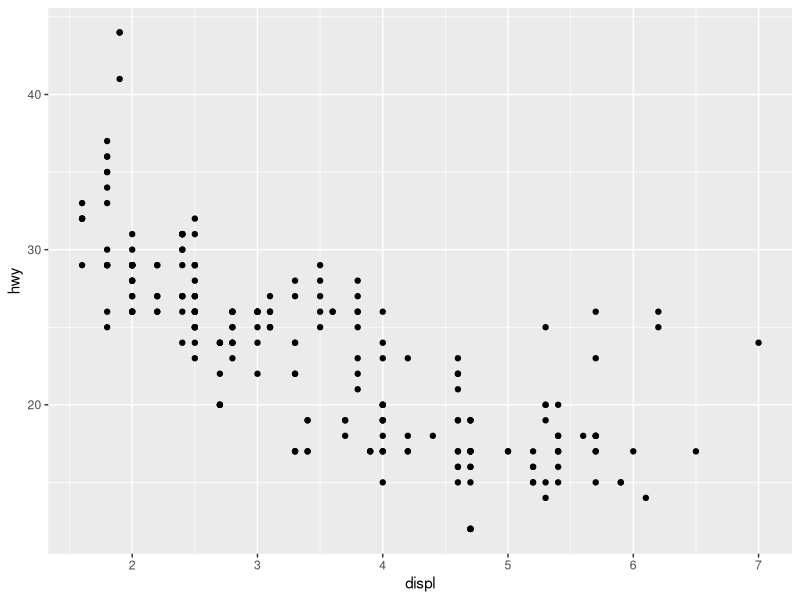
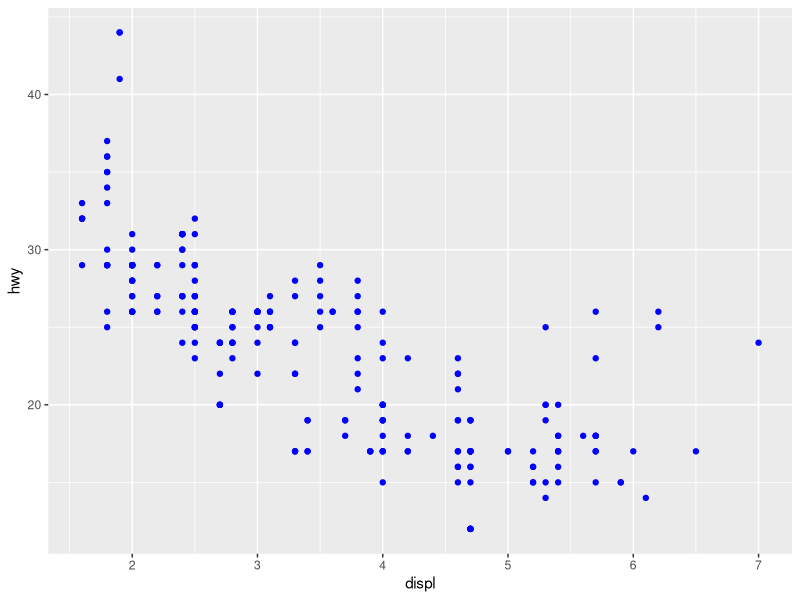
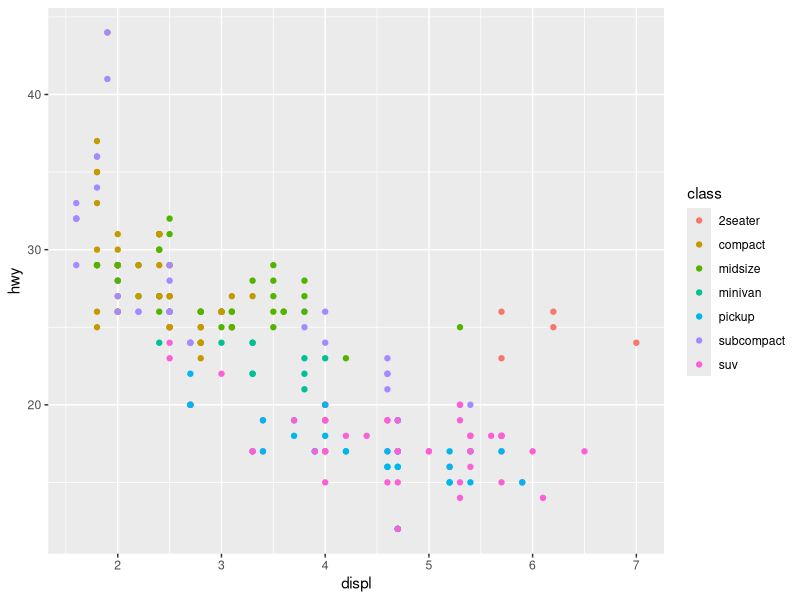
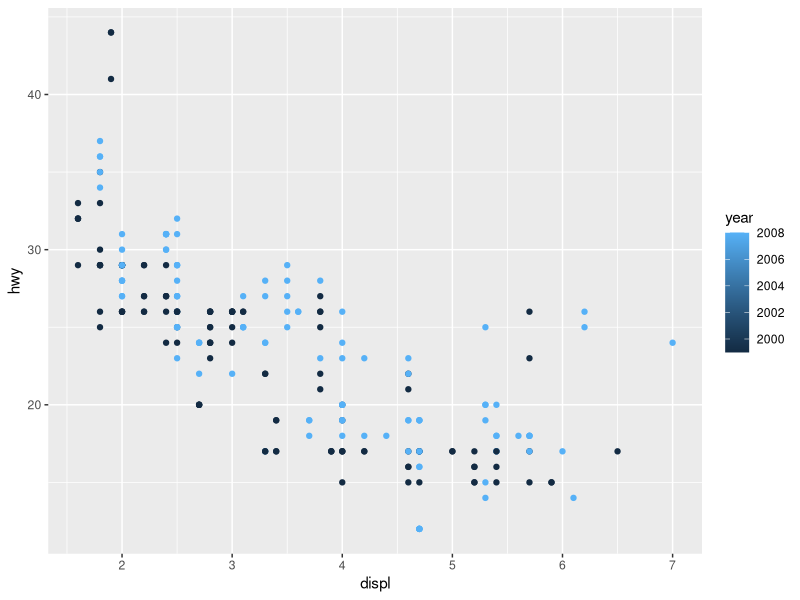
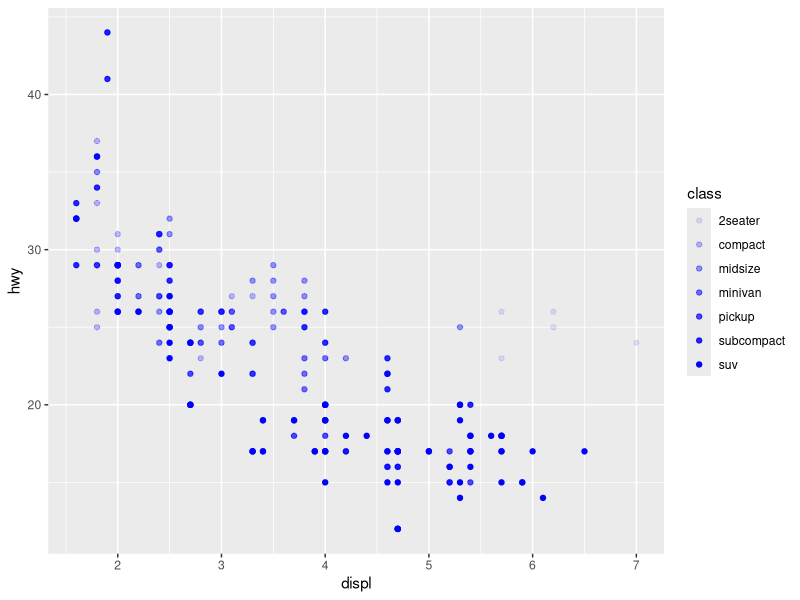
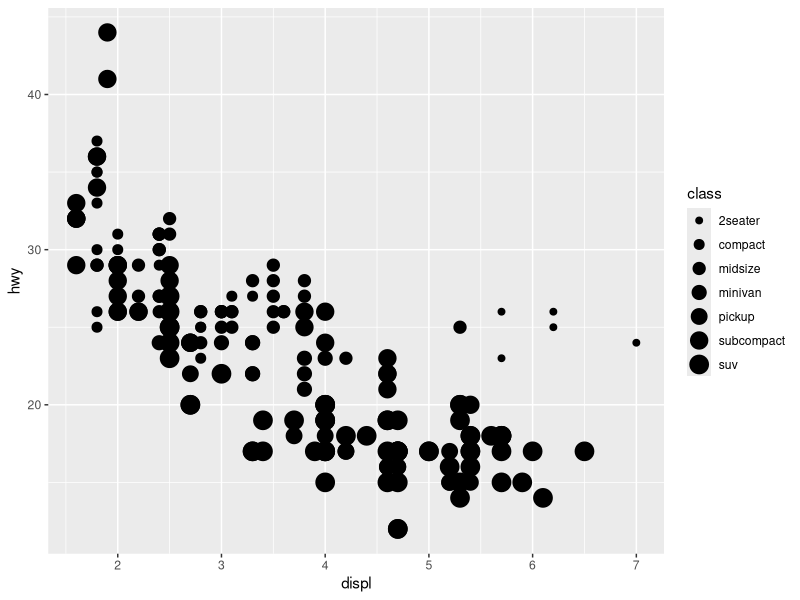
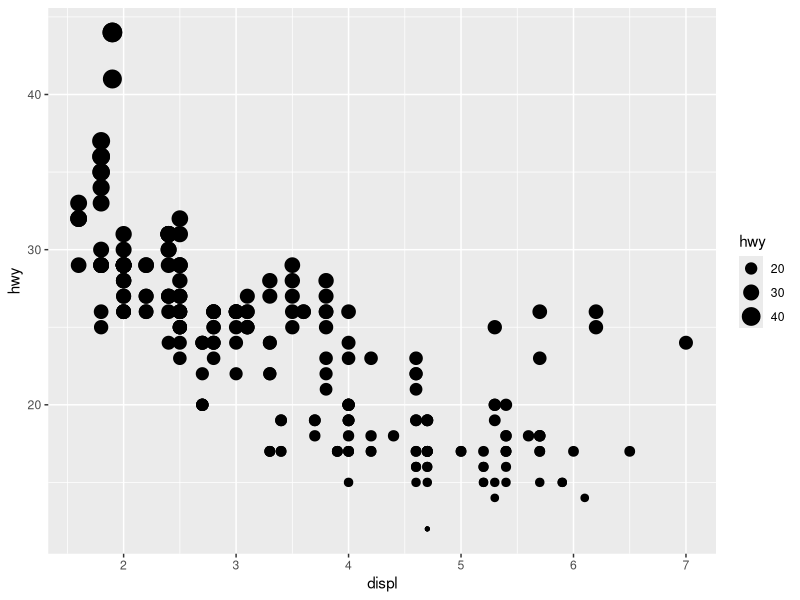
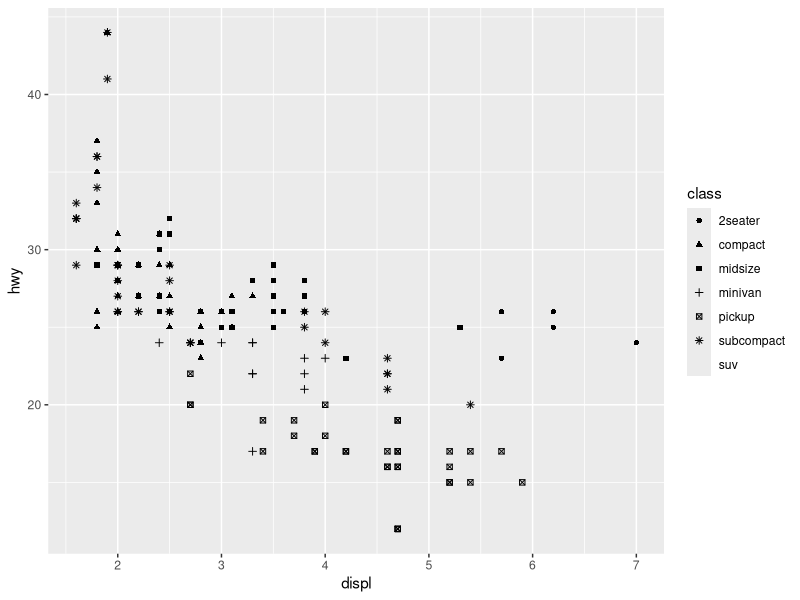

Reproduce these figures in R, in order.
library(dplyr)
library(tidyverse) 

# Show the data for a complete overview
View(mpg)
?mpg
glimpse(mpg)

# Create a simple dot plot
ggplot(data = mpg) +
  geom_point(mapping = aes(x = displ, y = hwy))

# You can override the color with a fixed value
ggplot(data = mpg) +
  geom_point(mapping = aes(x = displ, y = hwy), color = "blue")

# You can also have an attribute determine the colouring. Note that color is now inside the aes funcion
ggplot(data = mpg) +
  geom_point(mapping = aes(x = displ, y = hwy, color = class))

ggplot(data = mpg) +
  geom_point(mapping = aes(x = displ, y = hwy, color = year))

# with alpha you can control the shading of the dots

ggplot(data = mpg) +
  geom_point(mapping = aes(x = displ, y = hwy, alpha = class), color = "blue")

# with size you can control the size of the dots 

ggplot(data = mpg) +
  geom_point(mapping = aes(x = displ, y = hwy, size = class))

ggplot(data = mpg) +
  geom_point(mapping = aes(x = displ, y = hwy, size = hwy))

# with shape you can control the shape of the dots 

ggplot(data = mpg) +
  geom_point(mapping = aes(x = displ, y = hwy, shape = class))

# You can split the graph in 'facets'
ggplot(data = mpg) +
  geom_point(mapping = aes(x = displ, y = hwy)) +
  facet_wrap(~ class, nrow = 2)

ggplot(data = mpg) +
  geom_point(mapping = aes(x = displ, y = hwy)) +
  facet_grid(drv ~ cyl)

# This is a different format
ggplot(data = mpg, mapping = aes (x = hwy, y = cyl)) +
  geom_point()

# Now for the variations 
ggplot(data = mpg)  +
  geom_point(mapping = aes (x = displ, y = hwy))

ggplot(data = mpg)  +
  geom_smooth(mapping = aes (x = displ, y = hwy))

# You can combine the two above graphs easily....

ggplot(data = mpg)  +
  geom_point(mapping = aes (x = displ, y = hwy)) +
  geom_smooth(mapping = aes (x = displ, y = hwy))

# Same effect as before, but with parameters more conveniently reorganised
ggplot(data = mpg, mapping = aes (x = displ, y = hwy))  +
  geom_point() +
  geom_smooth()

# And add color effects as before

ggplot(data = mpg, mapping = aes (x = displ, y = hwy))  +
  geom_point(mapping = aes(color = class)) +
  geom_smooth()

ggplot(data = mpg, mapping = aes (x = displ, y = hwy))  +
  geom_point(mapping = aes(color = class)) +
  geom_smooth(color = "Yellow")

# You can select data also

ggplot(data = mpg, mapping = aes (x = displ, y = hwy))  +
  geom_point(mapping = aes(color = class)) +
  geom_smooth(
    data = filter(mpg, class == "subcompact"))

ggplot(data = mpg, mapping = aes (x = displ, y = hwy))  +
  geom_point(mapping = aes(color = class)) +
  geom_smooth(
    data = filter(mpg, class == "subcompact"),
    se = FALSE)

ggplot(data = mpg, mapping = aes (x = displ, y = hwy))  +
  geom_point(mapping = aes(color = class)) +
  geom_smooth(
    data = filter(mpg, class == "pickup"))

ggplot(data = mpg)  +
  geom_smooth(mapping = aes (x = displ, y = hwy,  class = drv))

ggplot(data = mpg)  +
  geom_smooth(mapping = aes (x = displ, y = hwy,  class = trans))


# Create a simple dot plot
p <- ggplot(data = mpg)
p <- p + geom_point(mapping = aes(x = displ, y = hwy, color = cyl))
p <- p + labs (color = "Cylinder cont.")
p <- p + labs(x = "New x label")
p <- p + labs(y = "New y label")
p <- p + labs(title = "New Plot", subtitle = "New subtitle")
p <- p + labs(caption = "(based on data from ...)")
p
